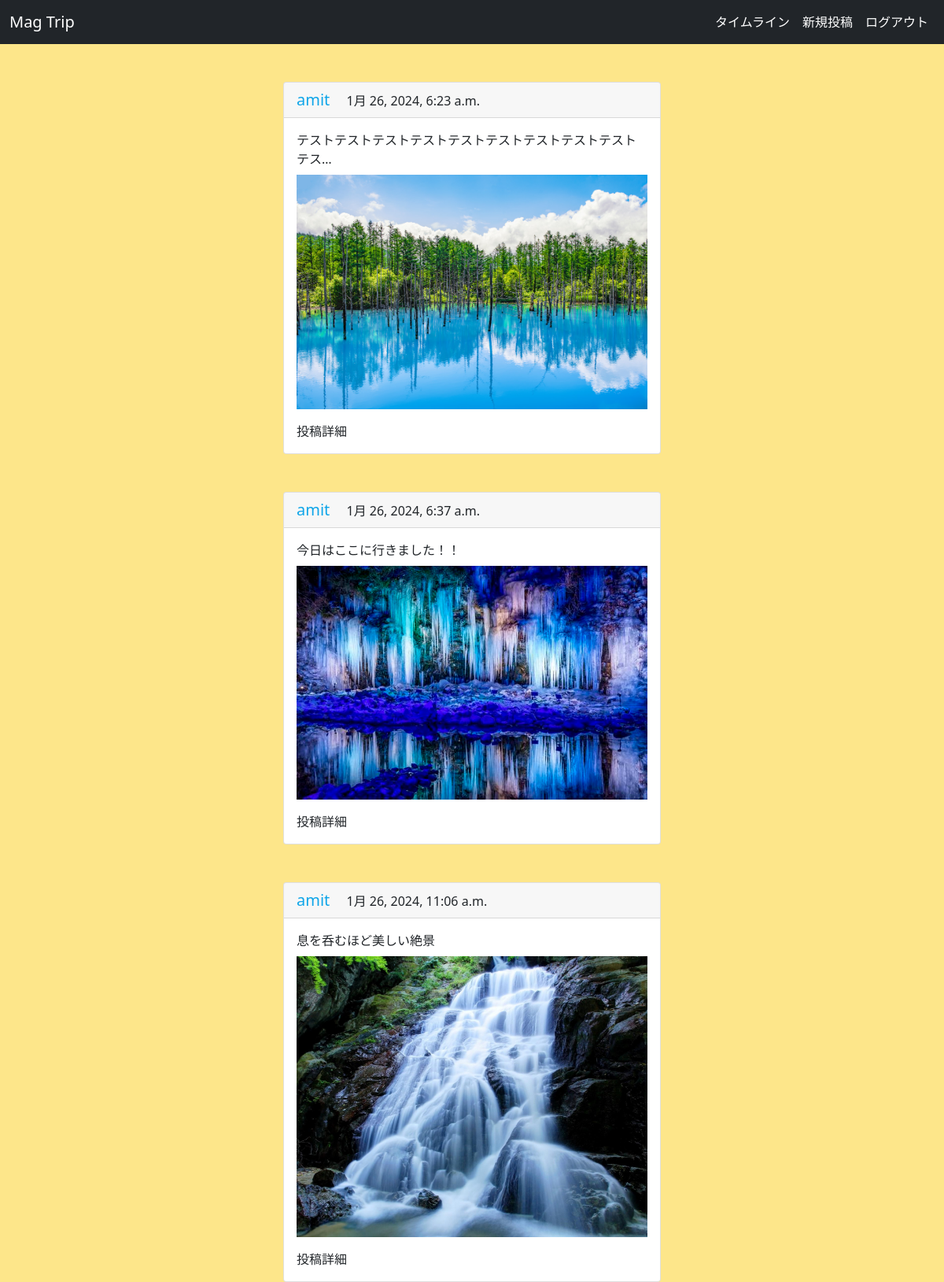
/userpost/14/ (signed in), run on the app's committed database.
### timelines/models.py (models this page shows, shortened)
class Post(models.Model):
    user = models.ForeignKey(User, on_delete=models.CASCADE ,verbose_name = 'ユーザー')
    text = models.TextField(verbose_name = '本文')
    created_at = models.DateTimeField(auto_now_add=True, verbose_name = '投稿日時')
    image = models.ImageField(upload_to='media/%Y/%m/%d/',blank=True, null=True)

### accounts/models.py (models this page shows)
class User(AbstractUser):
    pass

### timelines/views.py (the view)
# urls.py: path('userpost/<int:user>/', views.UserPostView.as_view(), name = 'userpost'),
class UserPostView(ListView):
    template_name = 'userpost.html'
    def get_queryset(self):
        user_id = self.kwargs['user']
        queryset = Post.objects.filter(user = user_id)
        return queryset

### templates/userpost.html (shortened to what this page needs)
{% extends 'base.html' %}
{% load static %}
{% block contents %}
{% for post in object_list %}
<div class="card mt-5" style="width:30rem">
    <div class="card-header ">
      <a href = '{% url "timelines:userpost" post.user.id %}' class = ' mr-4 text-xl text-sky-500'>
      {{ post.user }}
      </a>
      <span class = 'created_at'>{{ post.created_at }}</span>
    </div>
    <div class="card-body">
        <p class="card-text">{{ post.text|truncatechars:30 }}</p>
        <div class="mt-2 mb-3">
          <a href = '{% url "timelines:detail" post.pk %}'>
            <img src="{{ post.image }}" alt="post_image">
          </a>
        </div>
        <a href='{% url 'timelines:detail' post.pk %}' style="text-decoration: none;"  class="btn-auth">投稿詳細</a>
    </div>
</div>
{% endfor %}
{% endblock %}

### data on the page
Post: user "amit", created_at "1月 26, 2024, 6:23 a.m.", text "テストテストテストテストテストテストテストテストテストテス…", image (picture)
Post: user "amit", created_at "1月 26, 2024, 6:37 a.m.", text "今日はここに行きました！！", image (picture)
Post: user "amit", created_at "1月 26, 2024, 11:06 a.m.", text "息を呑むほど美しい絶景", image (picture)
